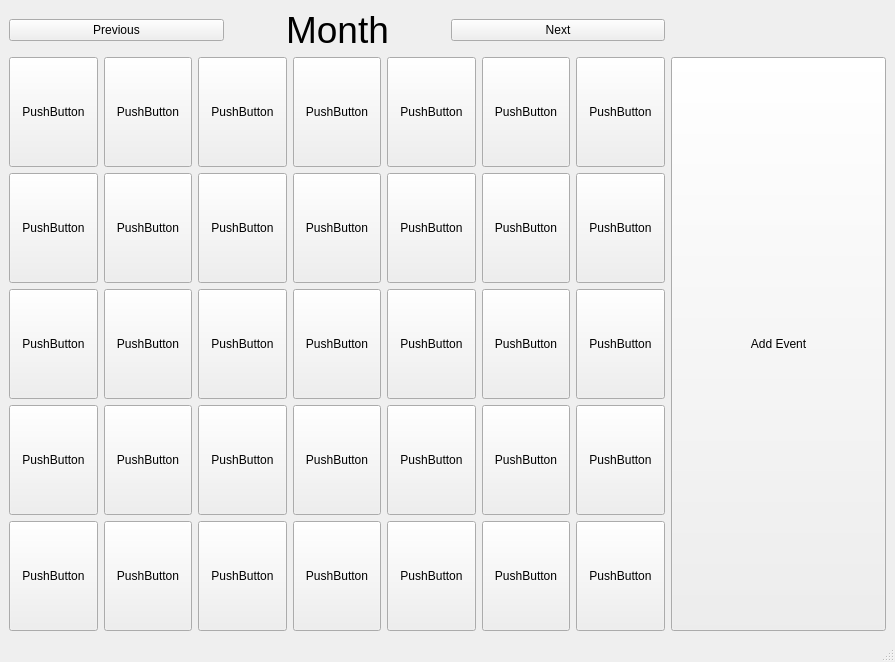
<?xml version="1.0" encoding="UTF-8"?>
<ui version="4.0">
 <class>MainWindow</class>
 <widget class="QMainWindow" name="MainWindow">
  <property name="geometry">
   <rect>
    <x>0</x>
    <y>0</y>
    <width>895</width>
    <height>662</height>
   </rect>
  </property>
  <property name="windowTitle">
   <string>MainWindow</string>
  </property>
  <widget class="QWidget" name="centralwidget">
   <property name="autoFillBackground">
    <bool>false</bool>
   </property>
   <layout class="QGridLayout" name="gridLayout_2">
    <item row="0" column="0">
     <widget class="QPushButton" name="pushButton_previous">
      <property name="text">
       <string>Previous</string>
      </property>
     </widget>
    </item>
    <item row="0" column="1">
     <widget class="QLabel" name="label">
      <property name="font">
       <font>
        <pointsize>28</pointsize>
        <weight>50</weight>
        <bold>false</bold>
        <strikeout>false</strikeout>
        <kerning>true</kerning>
       </font>
      </property>
      <property name="text">
       <string>Month</string>
      </property>
      <property name="alignment">
       <set>Qt::AlignCenter</set>
      </property>
     </widget>
    </item>
    <item row="0" column="2">
     <widget class="QPushButton" name="pushButton_next">
      <property name="text">
       <string>Next</string>
      </property>
     </widget>
    </item>
    <item row="1" column="0" colspan="3">
     <layout class="QGridLayout" name="gridLayout">
      <property name="sizeConstraint">
       <enum>QLayout::SetFixedSize</enum>
      </property>
      <item row="0" column="1">
       <widget class="QPushButton" name="pushButton_2">
        <property name="sizePolicy">
         <sizepolicy hsizetype="Expanding" vsizetype="Expanding">
          <horstretch>0</horstretch>
          <verstretch>0</verstretch>
         </sizepolicy>
        </property>
        <property name="text">
         <string>PushButton</string>
        </property>
       </widget>
      </item>
      <item row="0" column="0">
       <widget class="QPushButton" name="pushButton">
        <property name="sizePolicy">
         <sizepolicy hsizetype="Expanding" vsizetype="Expanding">
          <horstretch>0</horstretch>
          <verstretch>0</verstretch>
         </sizepolicy>
        </property>
        <property name="text">
         <string>PushButton</string>
        </property>
        <property name="checkable">
         <bool>false</bool>
        </property>
        <property name="checked">
         <bool>false</bool>
        </property>
        <property name="autoExclusive">
         <bool>false</bool>
        </property>
       </widget>
      </item>
      <item row="0" column="2">
       <widget class="QPushButton" name="pushButton_3">
        <property name="sizePolicy">
         <sizepolicy hsizetype="Expanding" vsizetype="Expanding">
          <horstretch>0</horstretch>
          <verstretch>0</verstretch>
         </sizepolicy>
        </property>
        <property name="text">
         <string>PushButton</string>
        </property>
       </widget>
      </item>
      <item row="0" column="3">
       <widget class="QPushButton" name="pushButton_4">
        <property name="sizePolicy">
         <sizepolicy hsizetype="Expanding" vsizetype="Expanding">
          <horstretch>0</horstretch>
          <verstretch>0</verstretch>
         </sizepolicy>
        </property>
        <property name="text">
         <string>PushButton</string>
        </property>
       </widget>
      </item>
      <item row="0" column="4">
       <widget class="QPushButton" name="pushButton_5">
        <property name="sizePolicy">
         <sizepolicy hsizetype="Expanding" vsizetype="Expanding">
          <horstretch>0</horstretch>
          <verstretch>0</verstretch>
         </sizepolicy>
        </property>
        <property name="text">
         <string>PushButton</string>
        </property>
       </widget>
      </item>
      <item row="0" column="5">
       <widget class="QPushButton" name="pushButton_6">
        <property name="sizePolicy">
         <sizepolicy hsizetype="Expanding" vsizetype="Expanding">
          <horstretch>0</horstretch>
          <verstretch>0</verstretch>
         </sizepolicy>
        </property>
        <property name="text">
         <string>PushButton</string>
        </property>
       </widget>
      </item>
      <item row="0" column="6">
       <widget class="QPushButton" name="pushButton_7">
        <property name="sizePolicy">
         <sizepolicy hsizetype="Expanding" vsizetype="Expanding">
          <horstretch>0</horstretch>
          <verstretch>0</verstretch>
         </sizepolicy>
        </property>
        <property name="text">
         <string>PushButton</string>
        </property>
       </widget>
      </item>
      <item row="1" column="1">
       <widget class="QPushButton" name="pushButton_10">
        <property name="sizePolicy">
         <sizepolicy hsizetype="Expanding" vsizetype="Expanding">
          <horstretch>0</horstretch>
          <verstretch>0</verstretch>
         </sizepolicy>
        </property>
        <property name="text">
         <string>PushButton</string>
        </property>
       </widget>
      </item>
      <item row="1" column="3">
       <widget class="QPushButton" name="pushButton_11">
        <property name="sizePolicy">
         <sizepolicy hsizetype="Expanding" vsizetype="Expanding">
          <horstretch>0</horstretch>
          <verstretch>0</verstretch>
         </sizepolicy>
        </property>
        <property name="text">
         <string>PushButton</string>
        </property>
       </widget>
      </item>
      <item row="1" column="2">
       <widget class="QPushButton" name="pushButton_14">
        <property name="sizePolicy">
         <sizepolicy hsizetype="Expanding" vsizetype="Expanding">
          <horstretch>0</horstretch>
          <verstretch>0</verstretch>
         </sizepolicy>
        </property>
        <property name="text">
         <string>PushButton</string>
        </property>
       </widget>
      </item>
      <item row="1" column="0">
       <widget class="QPushButton" name="pushButton_13">
        <property name="sizePolicy">
         <sizepolicy hsizetype="Expanding" vsizetype="Expanding">
          <horstretch>0</horstretch>
          <verstretch>0</verstretch>
         </sizepolicy>
        </property>
        <property name="text">
         <string>PushButton</string>
        </property>
       </widget>
      </item>
      <item row="1" column="4">
       <widget class="QPushButton" name="pushButton_9">
        <property name="sizePolicy">
         <sizepolicy hsizetype="Expanding" vsizetype="Expanding">
          <horstretch>0</horstretch>
          <verstretch>0</verstretch>
         </sizepolicy>
        </property>
        <property name="text">
         <string>PushButton</string>
        </property>
       </widget>
      </item>
      <item row="3" column="3">
       <widget class="QPushButton" name="pushButton_25">
        <property name="sizePolicy">
         <sizepolicy hsizetype="Expanding" vsizetype="Expanding">
          <horstretch>0</horstretch>
          <verstretch>0</verstretch>
         </sizepolicy>
        </property>
        <property name="text">
         <string>PushButton</string>
        </property>
       </widget>
      </item>
      <item row="4" column="6">
       <widget class="QPushButton" name="pushButton_29">
        <property name="sizePolicy">
         <sizepolicy hsizetype="Expanding" vsizetype="Expanding">
          <horstretch>0</horstretch>
          <verstretch>0</verstretch>
         </sizepolicy>
        </property>
        <property name="text">
         <string>PushButton</string>
        </property>
       </widget>
      </item>
      <item row="4" column="0">
       <widget class="QPushButton" name="pushButton_34">
        <property name="sizePolicy">
         <sizepolicy hsizetype="Expanding" vsizetype="Expanding">
          <horstretch>0</horstretch>
          <verstretch>0</verstretch>
         </sizepolicy>
        </property>
        <property name="text">
         <string>PushButton</string>
        </property>
       </widget>
      </item>
      <item row="3" column="6">
       <widget class="QPushButton" name="pushButton_22">
        <property name="sizePolicy">
         <sizepolicy hsizetype="Expanding" vsizetype="Expanding">
          <horstretch>0</horstretch>
          <verstretch>0</verstretch>
         </sizepolicy>
        </property>
        <property name="text">
         <string>PushButton</string>
        </property>
       </widget>
      </item>
      <item row="2" column="0">
       <widget class="QPushButton" name="pushButton_20">
        <property name="sizePolicy">
         <sizepolicy hsizetype="Expanding" vsizetype="Expanding">
          <horstretch>0</horstretch>
          <verstretch>0</verstretch>
         </sizepolicy>
        </property>
        <property name="text">
         <string>PushButton</string>
        </property>
       </widget>
      </item>
      <item row="2" column="1">
       <widget class="QPushButton" name="pushButton_17">
        <property name="sizePolicy">
         <sizepolicy hsizetype="Expanding" vsizetype="Expanding">
          <horstretch>0</horstretch>
          <verstretch>0</verstretch>
         </sizepolicy>
        </property>
        <property name="text">
         <string>PushButton</string>
        </property>
       </widget>
      </item>
      <item row="4" column="3">
       <widget class="QPushButton" name="pushButton_32">
        <property name="sizePolicy">
         <sizepolicy hsizetype="Expanding" vsizetype="Expanding">
          <horstretch>0</horstretch>
          <verstretch>0</verstretch>
         </sizepolicy>
        </property>
        <property name="text">
         <string>PushButton</string>
        </property>
       </widget>
      </item>
      <item row="3" column="1">
       <widget class="QPushButton" name="pushButton_24">
        <property name="sizePolicy">
         <sizepolicy hsizetype="Expanding" vsizetype="Expanding">
          <horstretch>0</horstretch>
          <verstretch>0</verstretch>
         </sizepolicy>
        </property>
        <property name="text">
         <string>PushButton</string>
        </property>
       </widget>
      </item>
      <item row="3" column="0">
       <widget class="QPushButton" name="pushButton_27">
        <property name="sizePolicy">
         <sizepolicy hsizetype="Expanding" vsizetype="Expanding">
          <horstretch>0</horstretch>
          <verstretch>0</verstretch>
         </sizepolicy>
        </property>
        <property name="text">
         <string>PushButton</string>
        </property>
       </widget>
      </item>
      <item row="4" column="4">
       <widget class="QPushButton" name="pushButton_30">
        <property name="sizePolicy">
         <sizepolicy hsizetype="Expanding" vsizetype="Expanding">
          <horstretch>0</horstretch>
          <verstretch>0</verstretch>
         </sizepolicy>
        </property>
        <property name="text">
         <string>PushButton</string>
        </property>
       </widget>
      </item>
      <item row="2" column="6">
       <widget class="QPushButton" name="pushButton_15">
        <property name="sizePolicy">
         <sizepolicy hsizetype="Expanding" vsizetype="Expanding">
          <horstretch>0</horstretch>
          <verstretch>0</verstretch>
         </sizepolicy>
        </property>
        <property name="text">
         <string>PushButton</string>
        </property>
       </widget>
      </item>
      <item row="4" column="5">
       <widget class="QPushButton" name="pushButton_33">
        <property name="sizePolicy">
         <sizepolicy hsizetype="Expanding" vsizetype="Expanding">
          <horstretch>0</horstretch>
          <verstretch>0</verstretch>
         </sizepolicy>
        </property>
        <property name="text">
         <string>PushButton</string>
        </property>
       </widget>
      </item>
      <item row="4" column="2">
       <widget class="QPushButton" name="pushButton_35">
        <property name="sizePolicy">
         <sizepolicy hsizetype="Expanding" vsizetype="Expanding">
          <horstretch>0</horstretch>
          <verstretch>0</verstretch>
         </sizepolicy>
        </property>
        <property name="text">
         <string>PushButton</string>
        </property>
       </widget>
      </item>
      <item row="1" column="5">
       <widget class="QPushButton" name="pushButton_12">
        <property name="sizePolicy">
         <sizepolicy hsizetype="Expanding" vsizetype="Expanding">
          <horstretch>0</horstretch>
          <verstretch>0</verstretch>
         </sizepolicy>
        </property>
        <property name="text">
         <string>PushButton</string>
        </property>
       </widget>
      </item>
      <item row="2" column="2">
       <widget class="QPushButton" name="pushButton_21">
        <property name="sizePolicy">
         <sizepolicy hsizetype="Expanding" vsizetype="Expanding">
          <horstretch>0</horstretch>
          <verstretch>0</verstretch>
         </sizepolicy>
        </property>
        <property name="text">
         <string>PushButton</string>
        </property>
       </widget>
      </item>
      <item row="2" column="3">
       <widget class="QPushButton" name="pushButton_18">
        <property name="sizePolicy">
         <sizepolicy hsizetype="Expanding" vsizetype="Expanding">
          <horstretch>0</horstretch>
          <verstretch>0</verstretch>
         </sizepolicy>
        </property>
        <property name="text">
         <string>PushButton</string>
        </property>
       </widget>
      </item>
      <item row="1" column="6">
       <widget class="QPushButton" name="pushButton_8">
        <property name="sizePolicy">
         <sizepolicy hsizetype="Expanding" vsizetype="Expanding">
          <horstretch>0</horstretch>
          <verstretch>0</verstretch>
         </sizepolicy>
        </property>
        <property name="text">
         <string>PushButton</string>
        </property>
       </widget>
      </item>
      <item row="3" column="2">
       <widget class="QPushButton" name="pushButton_28">
        <property name="sizePolicy">
         <sizepolicy hsizetype="Expanding" vsizetype="Expanding">
          <horstretch>0</horstretch>
          <verstretch>0</verstretch>
         </sizepolicy>
        </property>
        <property name="text">
         <string>PushButton</string>
        </property>
       </widget>
      </item>
      <item row="3" column="5">
       <widget class="QPushButton" name="pushButton_26">
        <property name="sizePolicy">
         <sizepolicy hsizetype="Expanding" vsizetype="Expanding">
          <horstretch>0</horstretch>
          <verstretch>0</verstretch>
         </sizepolicy>
        </property>
        <property name="text">
         <string>PushButton</string>
        </property>
       </widget>
      </item>
      <item row="2" column="5">
       <widget class="QPushButton" name="pushButton_19">
        <property name="sizePolicy">
         <sizepolicy hsizetype="Expanding" vsizetype="Expanding">
          <horstretch>0</horstretch>
          <verstretch>0</verstretch>
         </sizepolicy>
        </property>
        <property name="text">
         <string>PushButton</string>
        </property>
       </widget>
      </item>
      <item row="3" column="4">
       <widget class="QPushButton" name="pushButton_23">
        <property name="sizePolicy">
         <sizepolicy hsizetype="Expanding" vsizetype="Expanding">
          <horstretch>0</horstretch>
          <verstretch>0</verstretch>
         </sizepolicy>
        </property>
        <property name="text">
         <string>PushButton</string>
        </property>
       </widget>
      </item>
      <item row="4" column="1">
       <widget class="QPushButton" name="pushButton_31">
        <property name="sizePolicy">
         <sizepolicy hsizetype="Expanding" vsizetype="Expanding">
          <horstretch>0</horstretch>
          <verstretch>0</verstretch>
         </sizepolicy>
        </property>
        <property name="text">
         <string>PushButton</string>
        </property>
       </widget>
      </item>
      <item row="2" column="4">
       <widget class="QPushButton" name="pushButton_16">
        <property name="sizePolicy">
         <sizepolicy hsizetype="Expanding" vsizetype="Expanding">
          <horstretch>0</horstretch>
          <verstretch>0</verstretch>
         </sizepolicy>
        </property>
        <property name="text">
         <string>PushButton</string>
        </property>
       </widget>
      </item>
     </layout>
    </item>
    <item row="1" column="3">
     <layout class="QVBoxLayout" name="verticalLayout_2">
      <item>
       <widget class="QPushButton" name="pushButton_add">
        <property name="sizePolicy">
         <sizepolicy hsizetype="Minimum" vsizetype="Expanding">
          <horstretch>0</horstretch>
          <verstretch>0</verstretch>
         </sizepolicy>
        </property>
        <property name="text">
         <string>Add Event</string>
        </property>
       </widget>
      </item>
     </layout>
    </item>
   </layout>
  </widget>
  <widget class="QMenuBar" name="menubar">
   <property name="geometry">
    <rect>
     <x>0</x>
     <y>0</y>
     <width>895</width>
     <height>21</height>
    </rect>
   </property>
  </widget>
  <widget class="QStatusBar" name="statusbar"/>
 </widget>
 <resources/>
 <connections/>
</ui>
